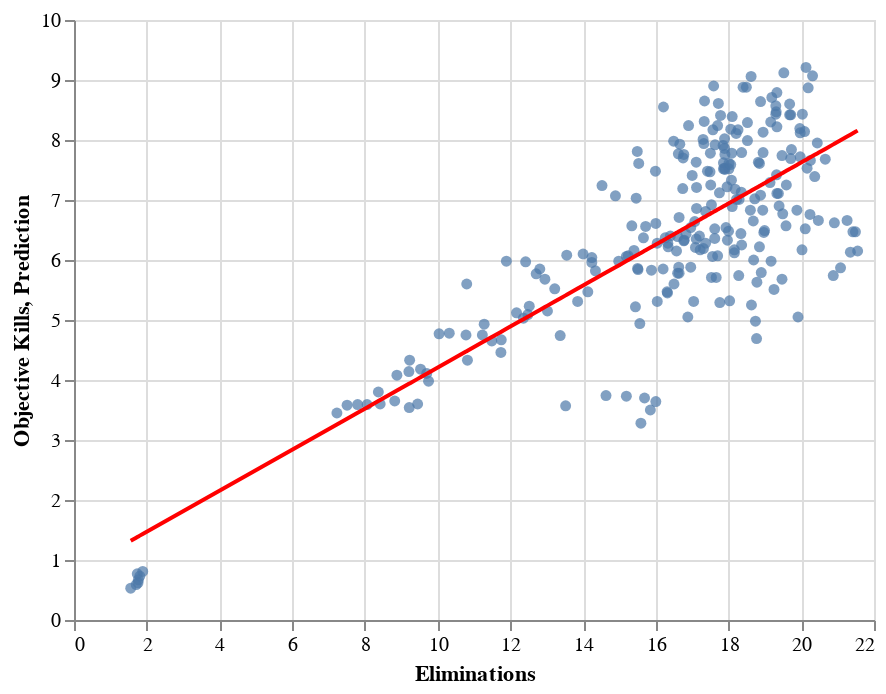

Source (notebook cell):
### Code cell
c3 = alt.Chart(df_ow).mark_circle().encode(
    x="Eliminations",
    y="Objective Kills"
)
c4=alt.Chart(df_ow).mark_line(color="red").encode(
    x="Eliminations",
    y="Prediction"
)
c3+c4

### Figure 1 — Vega-Lite specification as saved in the notebook (floating-point values rounded to 4 significant figures; data arrays with more than 128 entries replaced by an {"elided": "..."} marker saying what was removed)
{"config": {"view": {"continuousWidth": 400, "continuousHeight": 300}}, "layer": [{"mark": "circle", "encoding": {"x": {"field": "Eliminations", "type": "quantitative"}, "y": {"field": "Objective Kills", "type": "quantitative"}}}, {"mark": {"type": "line", "color": "red"}, "encoding": {"x": {"field": "Eliminations", "type": "quantitative"}, "y": {"field": "Prediction", "type": "quantitative"}}}], "data": {"name": "data-a4915bb9bed0c55a77f4ca8f7bd1c1f7"}, "$schema": "https://vega.github.io/schema/vega-lite/v4.17.0.json", "datasets": {"data-a4915bb9bed0c55a77f4ca8f7bd1c1f7": {"elided": "252 records"}}}
